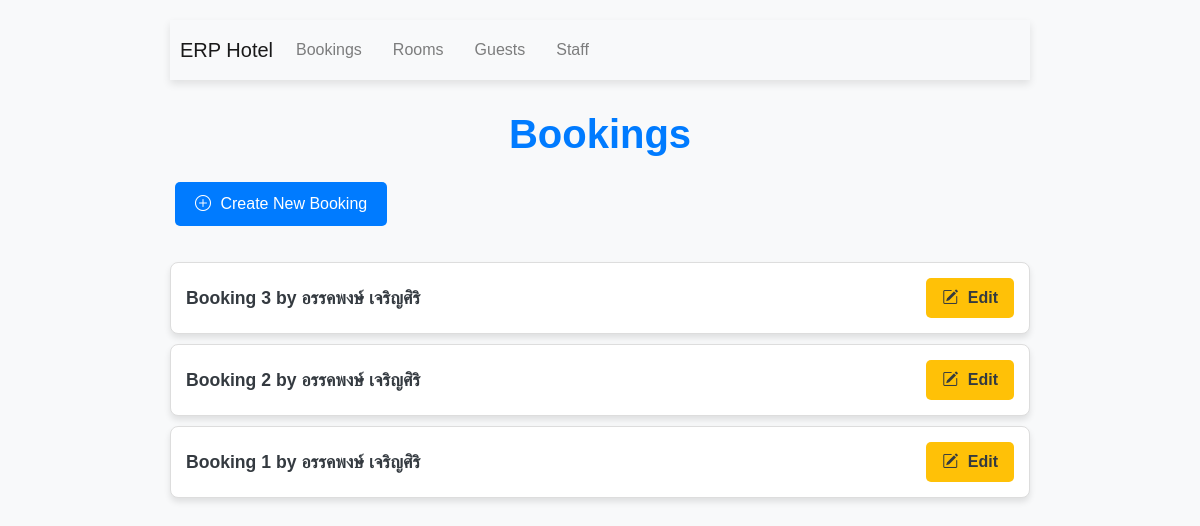
The page /bookings/ on the database its author committed.
### bookings/models.py (models this page shows, shortened)
class Booking(models.Model):
    guest = models.ForeignKey("guests.Guest", on_delete=models.CASCADE, verbose_name=_("ลูกค้า"), help_text=_("ลูกค้าที่ทำการจองห้องพัก"))
    room = models.ForeignKey("rooms.Room", on_delete=models.CASCADE, verbose_name=_("ห้องพัก"), help_text=_("ห้องพักที่ลูกค้าทำการจอง"))
    check_in = models.DateField(verbose_name=_("วันที่เช็คอิน"), help_text=_("วันที่ลูกค้าจะเข้าพัก"))
    check_out = models.DateField(verbose_name=_("วันที่เช็คเอาท์"), help_text=_("วันที่ลูกค้าจะเช็คเอาท์"))
    cancellation_fee = models.DecimalField(max_digits=10, decimal_places=2, default=0.00, validators=[MinValueValidator(0)], verbose_name=_("ค่าธรรมเนียมยกเลิก"), help_text=_("ค่าธรรมเนียมที่จะถูกเรียกเก็บหากลูกค้ายกเลิกการจอง"))
    refundable = models.BooleanField(default=True, verbose_name=_("สามารถคืนเงินได้"), help_text=_("ระบุว่าการจองนี้สามารถขอคืนเงินได้หรือไม่"))
    created_at = models.DateTimeField(auto_now_add=True, verbose_name=_("สร้างเมื่อ"), help_text=_("วันที่และเวลาที่บันทึกการจอง"))
    updated_at = models.DateTimeField(auto_now=True, verbose_name=_("แก้ไขเมื่อ"), help_text=_("วันที่และเวลาที่มีการแก้ไขข้อมูลล่าสุด"))
    history = HistoricalRecords()
    class Meta:
        verbose_name = _("การจอง")
        verbose_name_plural = _("การจอง")
        ordering = ["-created_at"]
        constraints = [models.CheckConstraint(check=models.Q(check_out__gt=models.F("check_in")), name="check_out_gt_check_in")]
        indexes = [models.Index(fields=["guest"]), models.Index(fields=["room"])]

### guests/models.py (models this page shows, shortened)
class Guest(models.Model):
    full_name = models.CharField(max_length=255, verbose_name=_("ชื่อเต็ม"), help_text=_("ชื่อเต็มของลูกค้า"))
    email = models.EmailField(unique=True, verbose_name=_("อีเมล"), help_text=_("อีเมลที่ใช้ในการติดต่อหรือทำการจอง"))
    phone = models.CharField(max_length=15, verbose_name=_("เบอร์โทรศัพท์"), help_text=_("หมายเลขโทรศัพท์ของลูกค้า"))
    id_card_number = models.CharField(max_length=13, unique=True, null=True, blank=True, verbose_name=_("เลขบัตรประชาชน"), help_text=_("หมายเลขบัตรประชาชนของลูกค้า"))
    address = models.TextField(null=True, blank=True, verbose_name=_("ที่อยู่"), help_text=_("ที่อยู่ของลูกค้า (อาจจะเป็นที่อยู่สำหรับการจัดส่งเอกสารหรือการเช็คอิน)"))
    created_at = models.DateTimeField(auto_now_add=True, verbose_name=_("สร้างเมื่อ"), help_text=_("วันที่และเวลาที่ลูกค้าถูกบันทึกเข้าระบบ"))
    updated_at = models.DateTimeField(auto_now=True, verbose_name=_("แก้ไขเมื่อ"), help_text=_("วันที่และเวลาที่ข้อมูลของลูกค้าถูกแก้ไขล่าสุด"))
    history = HistoricalRecords()
    class Meta:
        verbose_name = _("ลูกค้า")
        verbose_name_plural = _("ลูกค้า")
        ordering = ["full_name"]
        indexes = [models.Index(fields=["email"]), models.Index(fields=["phone"])]

### bookings/views.py (the view)
# urls.py: path('bookings/', views.booking_list, name='booking_list'),
def booking_list(request):
    bookings = Booking.objects.all()
    return render(request, 'booking_list.html', {'bookings': bookings})

### bookings/templates/booking_list.html (shortened to what this page needs)
{% extends 'base_generic.html' %}
{% load static %}
{% block content %}
    <link rel="stylesheet" href="{% static 'css/booking_list.css' %}">
    <h1 class="mb-4">Bookings</h1>
    <a href="{% url 'booking_create' %}" class="btn btn-primary mb-3">
        <i class="bi bi-plus-circle"></i> Create New Booking
    </a>
    <ul class="list-group">
        {% for booking in bookings %}
            <li class="list-group-item d-flex justify-content-between align-items-center">
                <a href="{% url 'booking_detail' pk=booking.pk %}">
                    Booking {{ booking.id }} by {{ booking.guest.full_name }}
                </a>
                <span>
                    <a href="{% url 'booking_edit' pk=booking.pk %}" class="btn btn-warning btn-sm">
                        <i class="bi bi-pencil-square"></i> Edit
                    </a>
                </span>
            </li>
        {% endfor %}
    </ul>
{% endblock %}

### bookings/static/css/styles.css (style rules this page uses)
body { font-family: 'Arial', sans-serif; background-color: #f8f9fa; margin: 0; padding: 0; }
h1 { font-size: 2rem; color: #343a40; margin-bottom: 20px; }
.list-group-item { display: flex; justify-content: space-between; align-items: center; padding: 15px; border-radius: 8px; margin-bottom: 10px; background-color: #ffffff; box-shadow: 0 4px 6px rgba(0, 0, 0, 0.1); transition: background-color 0.3s ease, box-shadow 0.3s ease; }
.list-group-item a { font-weight: bold; color: #007bff; text-decoration: none; }
.btn { margin-left: 5px; }
.btn i { margin-right: 5px; }
.btn-primary { background-color: #007bff; border-color: #007bff; }
.btn-warning { background-color: #ffc107; border-color: #ffc107; }

### bookings/static/css/booking_list.css (style rules this page uses)
body { font-family: 'Arial', sans-serif; background-color: #f8f9fa; margin: 0; padding: 0; }
h1 { font-size: 2.5rem; color: #007bff; text-align: center; margin-top: 30px; margin-bottom: 20px; font-weight: bold; }
ul.list-group { margin-top: 20px; padding-left: 0; list-style-type: none; }
ul.list-group .list-group-item { font-size: 1.1rem; padding: 15px; background-color: #ffffff; border: 1px solid #ddd; border-radius: 8px; box-shadow: 0 4px 6px rgba(0, 0, 0, 0.1); margin-bottom: 10px; transition: transform 0.3s ease, box-shadow 0.3s ease; }
ul.list-group .list-group-item a { text-decoration: none; color: #343a40; font-weight: bold; transition: color 0.3s ease; }
ul.list-group .list-group-item .btn { margin-left: 10px; font-size: 1rem; transition: background-color 0.3s ease, transform 0.2s ease; }
ul.list-group .list-group-item .btn i { margin-right: 5px; }
a.btn-primary { background-color: #007bff; color: white; border: none; padding: 10px 20px; border-radius: 5px; }
a.btn-warning { background-color: #ffc107; color: white; border: none; padding: 8px 16px; border-radius: 5px; }

### rows shown on the page
Booking: id "3", guest.full_name "อรรคพงษ์ เจริญศิริ"
Booking: id "2", guest.full_name "อรรคพงษ์ เจริญศิริ"
Booking: id "1", guest.full_name "อรรคพงษ์ เจริญศิริ"
